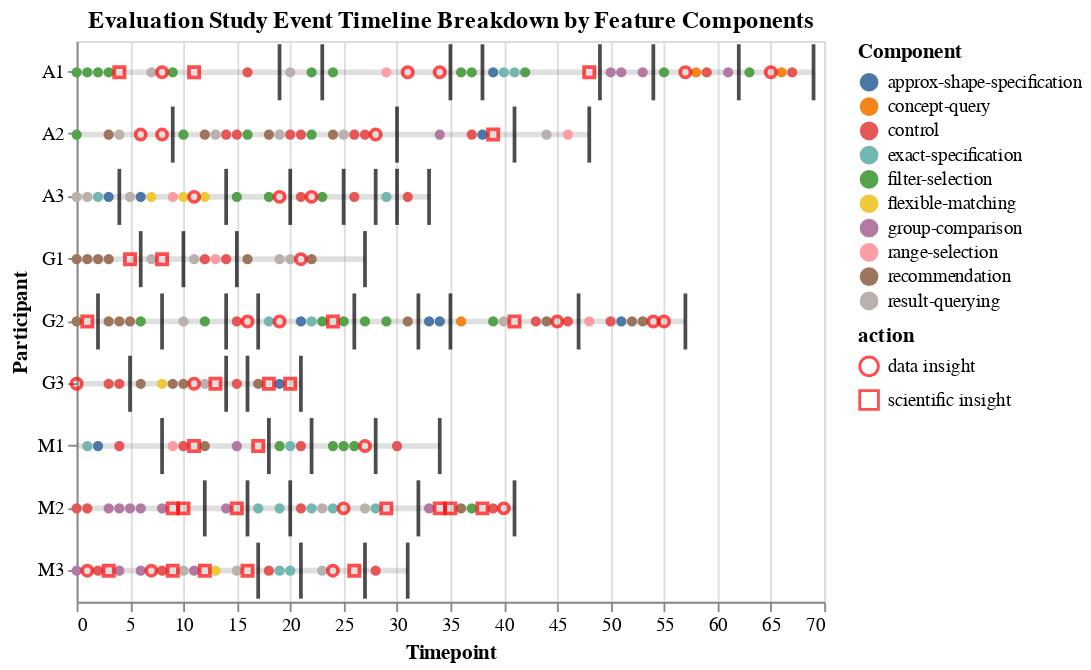

Notebook code cell kept with this figure:
### Code cell
chart = guide+component_chart+ break_chart + insight_chart
chart.title="Evaluation Study Event Timeline Breakdown by Feature Components"
chart

### Figure 1 — Vega-Lite specification as saved in the notebook (floating-point values rounded to 4 significant figures; data arrays with more than 128 entries replaced by an {"elided": "..."} marker saying what was removed)
{"$schema": "https://vega.github.io/schema/vega-lite/v2.6.0.json", "config": {"view": {"height": 300, "width": 400}}, "datasets": {"data-16a1bbe20c9eb0a7009acd98e4d558ea": [{"t": 69, "user": "A1"}, {"t": 48, "user": "A2"}, {"t": 33, "user": "A3"}, {"t": 27, "user": "G1"}, {"t": 57, "user": "G2"}, {"t": 21, "user": "G3"}, {"t": 34, "user": "M1"}, {"t": 41, "user": "M2"}, {"t": 31, "user": "M3"}], "data-26e81d2c55ebfa557042f7c3d236bcfe": {"elided": "167 records"}, "data-37a36f38c40d5a57d4bd1e4da3ff65dd": [{"action": "BR", "t": 2, "user": "G2"}, {"action": "BR", "t": 4, "user": "A3"}, {"action": "BR", "t": 5, "user": "G3"}, {"action": "BR", "t": 6, "user": "G1"}, {"action": "BR", "t": 8, "user": "G2"}, {"action": "BR", "t": 8, "user": "M1"}, {"action": "BR", "t": 9, "user": "A2"}, {"action": "BR", "t": 10, "user": "G1"}, {"action": "BR", "t": 12, "user": "M2"}, {"action": "BR", "t": 14, "user": "A3"}, {"action": "BR", "t": 14, "user": "G2"}, {"action": "BR", "t": 14, "user": "G3"}, {"action": "BR", "t": 15, "user": "G1"}, {"action": "BR", "t": 16, "user": "G3"}, {"action": "BR", "t": 16, "user": "M2"}, {"action": "BR", "t": 17, "user": "G2"}, {"action": "BR", "t": 17, "user": "M3"}, {"action": "BR", "t": 18, "user": "M1"}, {"action": "BR", "t": 19, "user": "A1"}, {"action": "BR", "t": 20, "user": "A3"}, {"action": "BR", "t": 20, "user": "M2"}, {"action": "BR", "t": 21, "user": "G3"}, {"action": "BR", "t": 21, "user": "M3"}, {"action": "BR", "t": 22, "user": "M1"}, {"action": "BR", "t": 23, "user": "A1"}, {"action": "BR", "t": 25, "user": "A3"}, {"action": "BR", "t": 26, "user": "G2"}, {"action": "BR", "t": 27, "user": "G1"}, {"action": "BR", "t": 27, "user": "M3"}, {"action": "BR", "t": 28, "user": "A3"}, {"action": "BR", "t": 28, "user": "M1"}, {"action": "BR", "t": 30, "user": "A2"}, {"action": "BR", "t": 30, "user": "A3"}, {"action": "BR", "t": 31, "user": "M3"}, {"action": "BR", "t": 32, "user": "G2"}, {"action": "BR", "t": 32, "user": "M2"}, {"action": "BR", "t": 33, "user": "A3"}, {"action": "BR", "t": 34, "user": "M1"}, {"action": "BR", "t": 35, "user": "A1"}, {"action": "BR", "t": 35, "user": "G2"}, {"action": "BR", "t": 38, "user": "A1"}, {"action": "BR", "t": 41, "user": "A2"}, {"action": "BR", "t": 41, "user": "M2"}, {"action": "BR", "t": 47, "user": "G2"}, {"action": "BR", "t": 48, "user": "A2"}, {"action": "BR", "t": 49, "user": "A1"}, {"action": "BR", "t": 54, "user": "A1"}, {"action": "BR", "t": 57, "user": "G2"}, {"action": "BR", "t": 62, "user": "A1"}, {"action": "BR", "t": 69, "user": "A1"}], "data-ae9aad36e5434c34dca00ee24f80aad6": [{"action": "data insight", "t": 0, "user": "G3"}, {"action": "scientific insight", "t": 1, "user": "G2"}, {"action": "data insight", "t": 1, "user": "M3"}, {"action": "scientific insight", "t": 3, "user": "M3"}, {"action": "scientific insight", "t": 4, "user": "A1"}, {"action": "scientific insight", "t": 5, "user": "G1"}, {"action": "data insight", "t": 6, "user": "A2"}, {"action": "data insight", "t": 7, "user": "M3"}, {"action": "data insight", "t": 8, "user": "A1"}, {"action": "data insight", "t": 8, "user": "A2"}, {"action": "scientific insight", "t": 8, "user": "G1"}, {"action": "scientific insight", "t": 9, "user": "M2"}, {"action": "scientific insight", "t": 9, "user": "M3"}, {"action": "scientific insight", "t": 10, "user": "M2"}, {"action": "scientific insight", "t": 11, "user": "A1"}, {"action": "data insight", "t": 11, "user": "A3"}, {"action": "data insight", "t": 11, "user": "G3"}, {"action": "scientific insight", "t": 11, "user": "M1"}, {"action": "scientific insight", "t": 12, "user": "M3"}, {"action": "scientific insight", "t": 13, "user": "G3"}, {"action": "scientific insight", "t": 15, "user": "M2"}, {"action": "data insight", "t": 16, "user": "G2"}, {"action": "scientific insight", "t": 16, "user": "M3"}, {"action": "scientific insight", "t": 17, "user": "M1"}, {"action": "scientific insight", "t": 18, "user": "G3"}, {"action": "data insight", "t": 19, "user": "A3"}, {"action": "data insight", "t": 19, "user": "G2"}, {"action": "scientific insight", "t": 20, "user": "G3"}, {"action": "data insight", "t": 21, "user": "G1"}, {"action": "data insight", "t": 22, "user": "A3"}, {"action": "scientific insight", "t": 24, "user": "G2"}, {"action": "data insight", "t": 24, "user": "M3"}, {"action": "data insight", "t": 25, "user": "M2"}, {"action": "scientific insight", "t": 26, "user": "M3"}, {"action": "data insight", "t": 27, "user": "M1"}, {"action": "data insight", "t": 28, "user": "A2"}, {"action": "scientific insight", "t": 29, "user": "M2"}, {"action": "data insight", "t": 31, "user": "A1"}, {"action": "data insight", "t": 34, "user": "A1"}, {"action": "scientific insight", "t": 34, "user": "M2"}, {"action": "scientific insight", "t": 35, "user": "M2"}, {"action": "scientific insight", "t": 38, "user": "M2"}, {"action": "scientific insight", "t": 39, "user": "A2"}, {"action": "data insight", "t": 40, "user": "M2"}, {"action": "scientific insight", "t": 41, "user": "G2"}, {"action": "data insight", "t": 45, "user": "G2"}, {"action": "scientific insight", "t": 48, "user": "A1"}, {"action": "data insight", "t": 54, "user": "G2"}, {"action": "data insight", "t": 55, "user": "G2"}, {"action": "data insight", "t": 57, "user": "A1"}, {"action": "data insight", "t": 65, "user": "A1"}]}, "layer": [{"data": {"name": "data-16a1bbe20c9eb0a7009acd98e4d558ea"}, "encoding": {"x": {"aggregate": "sum", "field": "t", "title": "Timepoint", "type": "quantitative"}, "y": {"field": "user", "type": "nominal"}}, "mark": {"color": "gray", "opacity": 0.25, "size": 3, "type": "bar"}}, {"data": {"name": "data-26e81d2c55ebfa557042f7c3d236bcfe"}, "encoding": {"color": {"field": "component", "title": "Component", "type": "nominal"}, "x": {"field": "t", "type": "quantitative"}, "y": {"field": "user", "type": "nominal"}}, "mark": {"opacity": 1, "type": "circle"}}, {"data": {"name": "data-37a36f38c40d5a57d4bd1e4da3ff65dd"}, "encoding": {"x": {"field": "t", "type": "quantitative"}, "y": {"field": "user", "type": "nominal"}}, "mark": {"color": "black", "thickness": 2, "type": "tick"}}, {"data": {"name": "data-ae9aad36e5434c34dca00ee24f80aad6"}, "encoding": {"shape": {"field": "action", "type": "nominal"}, "x": {"field": "t", "title": "Timepoint", "type": "quantitative"}, "y": {"field": "user", "title": "Participant", "type": "nominal"}}, "mark": {"color": "red", "shape": "diamond", "type": "point"}}], "title": "Evaluation Study Event Timeline Breakdown by Feature Components"}
